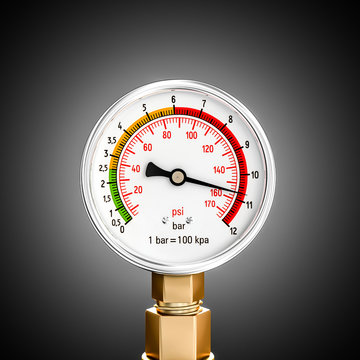
#> input picture data/raw/1.jpg, 360 x 360 px
$ python -i perspective.py   (imports and definitions only)
#> lines starting #> are read from the running program, lines starting #| are printed output that depends on the picture; after the words box and inside, x2 and y2 are one past the last pixel; in counts of white or black regions, pixels touching at a corner belong together
#> further down, picture is the input picture: shape (360, 360, 3); mean B, G, R 95.9, 99.5, 104.7
import cv2
import numpy as np


def fix_perspective(image: np.ndarray) -> np.ndarray:
    """
    Detect the meter bezel as an ellipse and warp it back to a circle.
    If no ellipse is confidently detected, returns the original image unchanged.

    Args:
        image: BGR image as numpy array

    Returns:
        Perspective-corrected BGR image
    """
    gray = cv2.cvtColor(image, cv2.COLOR_BGR2GRAY)
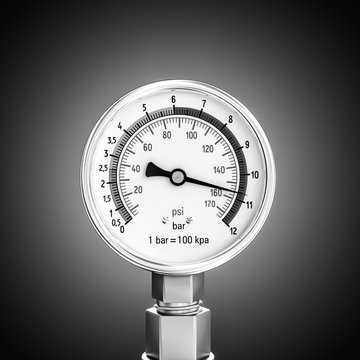
#> gray: shape (360, 360); min 0, max 255, mean 100.7
    blurred = cv2.GaussianBlur(gray, (5, 5), 0)
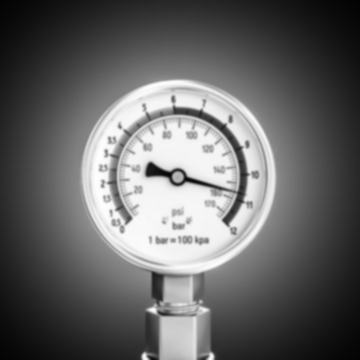
#> blurred: shape (360, 360); min 3, max 254, mean 100.7
    edges = cv2.Canny(blurred, 50, 150)
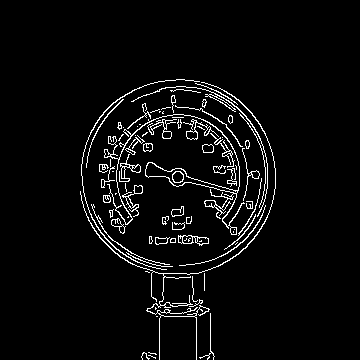
#> edges: shape (360, 360); 4.3% white in thin lines or dots, all inside (x1, y1, x2, y2) = (80, 79, 276, 360)

    contours, _ = cv2.findContours(edges, cv2.RETR_EXTERNAL, cv2.CHAIN_APPROX_SIMPLE)
#> contours = 77 contours, 47 with area under 20; largest, box (x1, y1, x2, y2) and area: (104, 114, 245, 235) 980, (178, 235, 209, 246) 188, (80, 82, 276, 360) 170, (119, 154, 141, 182) 132, (131, 86, 268, 217) 120

    best_ellipse = None
    best_score = 0

    for cnt in contours:
        if len(cnt) < 5:
            continue
        ellipse = cv2.fitEllipse(cnt)
        (cx, cy), (ma, mi), angle = ellipse

        # Skip if axes are nearly equal (already circular) or too small
        if mi < 20:
            continue

        aspect_ratio = ma / mi if mi > 0 else 1.0
        area = np.pi * (ma / 2) * (mi / 2)
        img_area = image.shape[0] * image.shape[1]

        # Score: prefer large ellipses with noticeable distortion
        if 1.05 < aspect_ratio < 3.0 and area > 0.05 * img_area:
            score = area * (aspect_ratio - 1.0)
            if score > best_score:
                best_score = score
                best_ellipse = ellipse
#> this loop made 77 passes
#> (cx, cy, ma, mi, angle) on passes 1, 2, 3, 5, 7, 10, 13, 14, 15, 17, 18, 19: (151.5, 356, 0.68, 10.73, 112.9), (152.3, 353, 1.11, 8.84, 101.4), (144.6, 356.7, 6.52, 9.4, 154.9), (211.8, 358.7, 14.42, 16.02, 40.67), (194.8, 302.6, 4.75, 16.11, 71.43), (147, 271.4, 0.767, 4.28, 105), (172.7, 240.2, 5.58, 6.54, 67.5), (160.2, 240.2, 7.2, 18.62, 86.6), (149.9, 239.5, 4.16, 7.83, 179.5), (177.4, 225.8, 6.95, 16.41, 88.79), (117.8, 224.7, 8.97, 18.74, 138.4), (188.3, 219.6, 5.84, 8.03, 23.1)
#> cnt on passes 4, 6, 9, 12, 21, 30: [[156, 316], [157, 316]], [[155, 307], [155, 309], [156, 308]], [[204, 273], [204, 290]], [[237, 242], [235, 244]], [[128, 216], [127, 217], [128, 217]], [[115, 193], [115, 194], [116, 193]]
#> after the loop, best_score = 0

    if best_ellipse is None:
        return image

    (cx, cy), (ma, mi), angle = best_ellipse
    h, w = image.shape[:2]

    # Build source points from ellipse axes
    src_pts = cv2.ellipse2Poly(
        (int(cx), int(cy)),
        (int(ma / 2), int(mi / 2)),
        int(angle), 0, 360, 10
    ).astype(np.float32)

    # Target: a circle with radius = average of the two axes
    radius = (ma + mi) / 4
    dst_pts = []
    for i, angle_deg in enumerate(range(0, 360, 10)):
        a = np.deg2rad(angle_deg)
        dst_pts.append([cx + radius * np.cos(a), cy + radius * np.sin(a)])
    dst_pts = np.array(dst_pts, dtype=np.float32)

    # Use affine transform on a subset of points (fast approximation)
    transform, _ = cv2.findHomography(src_pts, dst_pts, cv2.RANSAC)
    if transform is None:
        return image

    corrected = cv2.warpPerspective(image, transform, (w, h))
    return corrected

>>> import cv2
>>> picture = cv2.imread('../../data/raw/1.jpg')
>>> result = fix_perspective(picture)
